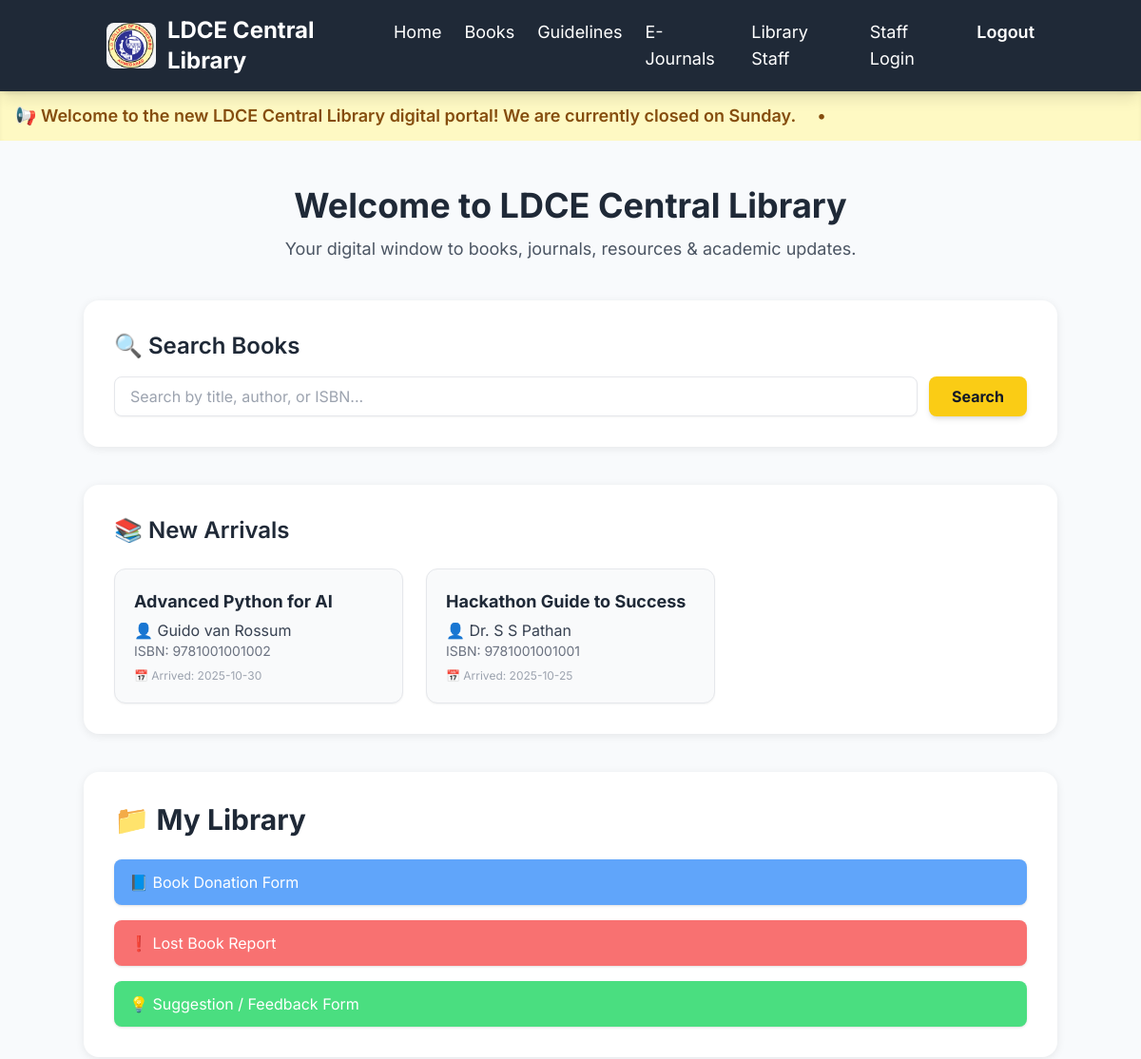
The app's page / (upper part), older data.
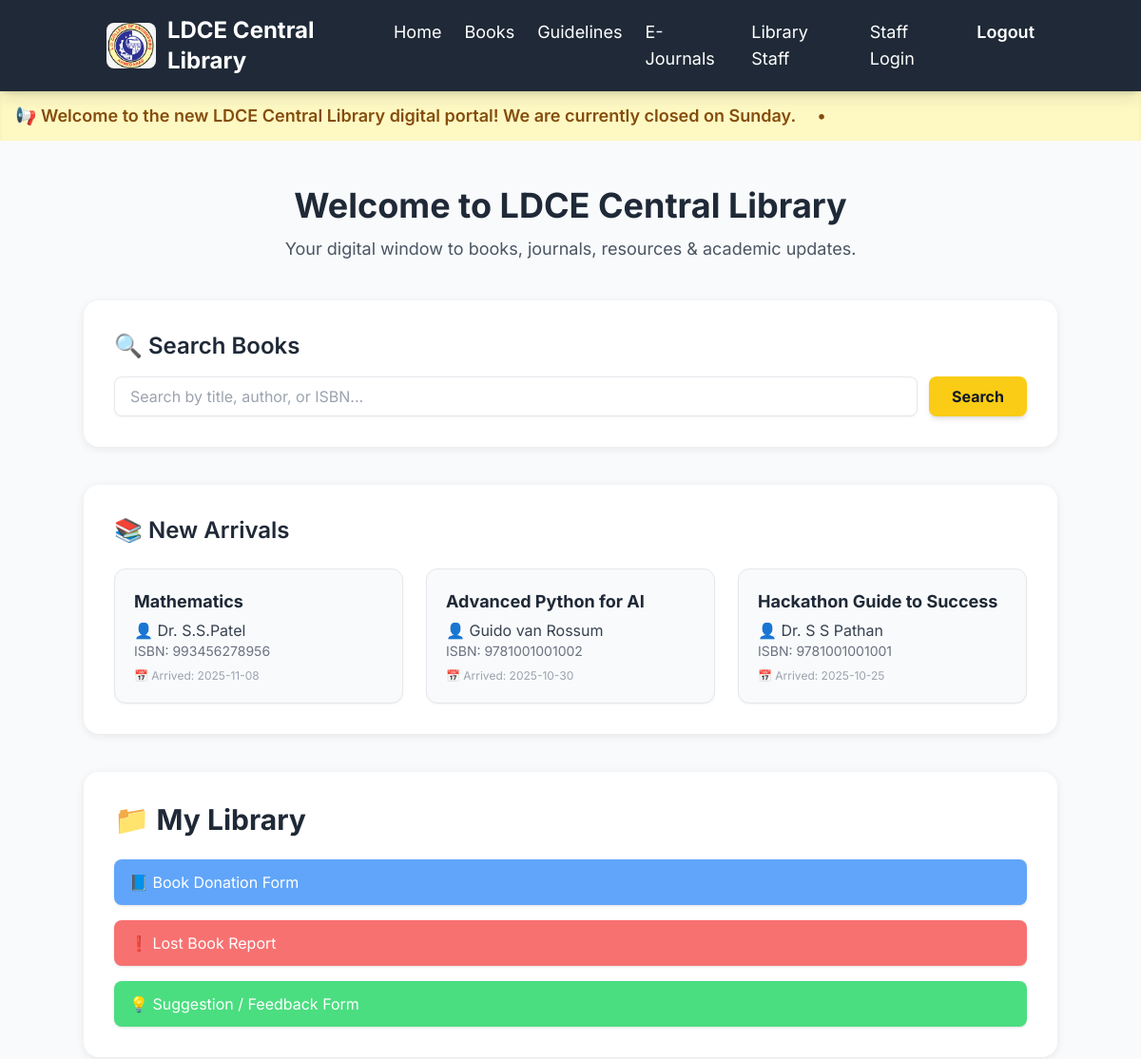
The same page, newer data.
### tables this page shows
CREATE TABLE config (
    key TEXT PRIMARY KEY,
    value TEXT NOT NULL
);

CREATE TABLE new_arrivals (
    id INTEGER PRIMARY KEY AUTOINCREMENT,
    title TEXT NOT NULL,
    author TEXT NOT NULL,
    isbn TEXT UNIQUE NOT NULL,
    arrival_date DATE NOT NULL
);

### app.py (the view)
@app.route('/', methods=['GET'])
def student_dashboard():
    conn = get_db_connection()
    new_arrivals = conn.execute("SELECT * FROM new_arrivals ORDER BY arrival_date DESC LIMIT 8").fetchall()
    faqs = conn.execute("SELECT * FROM faqs").fetchall()
    config_rows = conn.execute("SELECT key, value FROM config").fetchall()
    config = {row['key']: row['value'] for row in config_rows}
    conn.close()
    timings = {
        "Mon - Fri": config.get('regular_timing', '9 AM - 6 PM'),
        "Saturday": config.get('special_timing', '9 AM - 1 PM'),
        "Sunday": "Closed"
    }
    external_links = {
        "LDCE Official Website": "https://ldce.ac.in",
        "NDL - Digital Library": "https://ndl.iitkgp.ac.in",
        "ONOS Portal": "https://ldce.example.com/onos"
    }
    announcement_message = config.get('announcement')
    return render_template(
        'index.html',
        new_arrivals=new_arrivals,
        faqs=faqs,
        timings=timings,
        external_links=external_links,
        announcement_message=announcement_message,
        current_year=datetime.now().year
    )

### app.py (called while the page is built)
def get_db_connection():
    conn = sqlite3.connect(DATABASE)
    conn.row_factory = sqlite3.Row
    return conn

### templates/index.html (shortened to what this page needs)
<!DOCTYPE html>
<html lang="en">
<head>
  <script src="https://cdn.tailwindcss.com"></script>
</head>
<body class="flex flex-col min-h-screen">
<header class="bg-gray-800 text-white shadow-lg sticky top-0 z-50">
  <div class="container mx-auto flex justify-between items-center px-6 py-4">
    <div class="flex items-center space-x-3">
      <img src="{{ url_for('static', filename='images/ldce_logo.png') }}"
           alt="LDCE Logo" class="h-12 w-auto rounded-lg">
      <h1 class="text-2xl font-bold">LDCE Central Library</h1>
    </div>
    <nav class="hidden md:flex space-x-6 text-lg">
      <a href="/" class="hover:text-yellow-400">Home</a>
      <a href="/books" class="hover:text-yellow-400">Books</a>
      <a href="/guidelines" class="hover:text-yellow-400">Guidelines</a>
      <a href="/ejournals" class="hover:text-yellow-400">E-Journals</a>
      <a href="{{ url_for('staff') }}">Library Staff</a>
      <a href="{{ url_for('staff_login') }}" class="hover:text-yellow-400">Staff Login</a>
      <a href="{{ url_for('logout') }}" class="hover:text-yellow-400 font-semibold">Logout</a>
    </nav>
  </div>
</header>
{% if announcement_message %}
<div class="w-full bg-yellow-100 text-yellow-800 py-3 overflow-hidden shadow-inner">
  <div class="news-scroll text-lg font-semibold px-4">
    {% for msg in announcement_message.split('|') %}
      📢 {{ msg }} &nbsp;&nbsp;&nbsp; • &nbsp;&nbsp;&nbsp;
    {% endfor %}
  </div>
</div>
{% endif %}
<section class="container mx-auto text-center mt-12">
  <h2 class="text-4xl font-bold text-gray-800 mb-3">Welcome to LDCE Central Library</h2>
  <p class="text-gray-600 text-lg max-w-2xl mx-auto">
    Your digital window to books, journals, resources & academic updates.
  </p>
</section>
<section class="container mx-auto section-card">
  <h3 class="text-2xl font-semibold mb-4">🔍 Search Books</h3>
  <form action="{{ url_for('search') }}" method="GET" class="flex flex-col sm:flex-row gap-3">
    <input type="text" name="query"
           placeholder="Search by title, author, or ISBN..."
           class="border rounded-lg px-4 py-2 flex-1 shadow-sm focus:ring-yellow-400" required>
    <button type="submit"
            class="bg-yellow-400 hover:bg-yellow-500 px-6 py-2 rounded-lg font-bold text-gray-900 shadow-md transition">
      Search
    </button>
  </form>
</section>
<section class="container mx-auto section-card">
  <h3 class="text-2xl font-semibold mb-6">📚 New Arrivals</h3>
  {% if new_arrivals %}
  <div class="grid sm:grid-cols-2 lg:grid-cols-3 gap-6">
    {% for book in new_arrivals %}
    <div class="border rounded-xl p-5 shadow-sm hover:shadow-md bg-gray-50 transition">
      <h4 class="font-bold text-lg text-gray-800">{{ book.title }}</h4>
      <p class="text-gray-700 mt-1">👤 {{ book.author }}</p>
      <p class="text-gray-500 text-sm">ISBN: {{ book.isbn }}</p>
      <p class="text-gray-400 text-xs mt-2">📅 Arrived: {{ book.arrival_date }}</p>
    </div>
    {% endfor %}
  </div>
  {% else %}
  <p class="text-gray-500">No new books available.</p>
  {% endif %}
</section>
<section class="container mx-auto section-card mt-10">
  <h2 class="text-3xl font-bold mb-6 text-gray-800">📁 My Library</h2>
  <div class="space-y-4">
    <a href="{{ url_for('donation_form') }}"
       class="block bg-blue-400 hover:bg-blue-600 text-white px-4 py-3 rounded-lg shadow">
       📘 Book Donation Form
    </a>
    <a href="{{ url_for('lost_book_form') }}"
       class="block bg-red-400 hover:bg-red-600 text-white px-4 py-3 rounded-lg shadow">
       ❗ Lost Book Report
    </a>
    <a href="{{ url_for('suggestion_form') }}"
       class="block bg-green-400 hover:bg-green-600 text-white px-4 py-3 rounded-lg shadow">
       💡 Suggestion / Feedback Form
    </a>
  </div>
</section>
</body>
</html>

Row changes from the older to the newer data that the page shows:
added new_arrivals: title "Mathematics", author "Dr. S.S.Patel", isbn "993456278956", arrival_date "2025-11-08"
